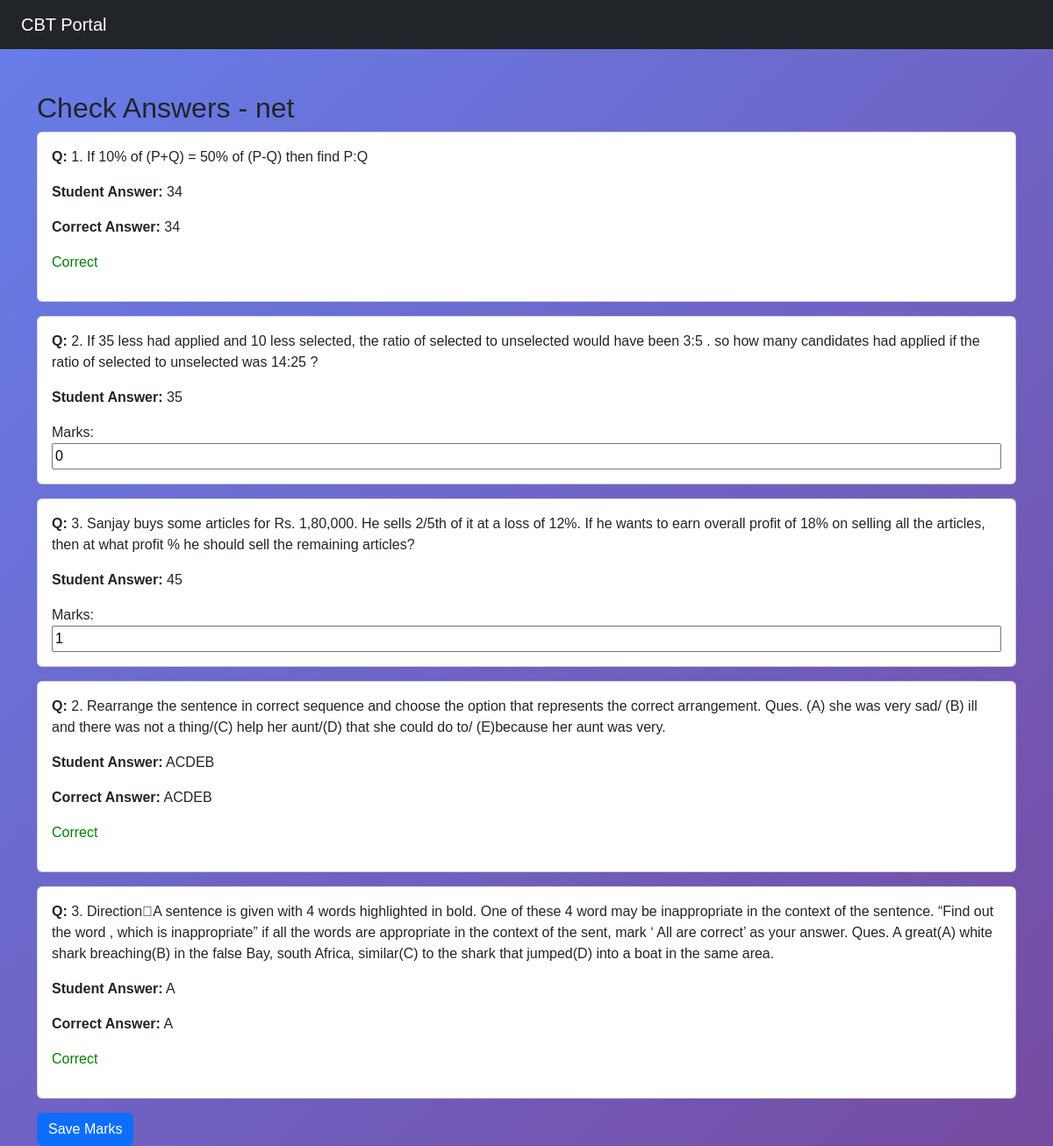
/check-response/11/, run on the app's committed database.
### exam/models.py (models this page shows, shortened)
class Student(models.Model):
    name =models.CharField(max_length=100)
    email = models.EmailField(unique=True)
    password = models.CharField(max_length=100)
    role = models.CharField(max_length=10,default='student')    #ye real admin and student jaisa wesite bnayega
    payment_status = models.BooleanField(default=False)
    payment_date = models.DateTimeField(null=True, blank=True)
    payment_proof = models.ImageField(upload_to='payments/',null=True, blank=True) # student payment ka screenshot upload krega jisse payment proff hoga
    result_published = models.BooleanField(default=False)  #ye redult ko published krega

class Response(models.Model):
    student = models.ForeignKey(Student, on_delete=models.CASCADE)
    question= models.ForeignKey(Question, on_delete=models.CASCADE)
    selected_option = models.CharField(max_length=10,blank=True, null=True) #ye MCQ ke liye hai
    answer_text = models.TextField(null=True,blank=True) #ab ye subjective ke liye ho gyi hai
    marks = models.IntegerField(null=True,blank=True)

class Question(models.Model):
    QUESTION_TYPES = (
        ('MCQ', 'MCQ'),
        ('SUBJECTIVE', 'Subjective'),
    )
    question_text = models.TextField()
    question_type = models.CharField(max_length=20, choices= QUESTION_TYPES)
    option1 = models.CharField(max_length=200,blank=True, null=True)
    option2 = models.CharField(max_length=200,blank=True, null=True)
    option3 = models.CharField(max_length=200,blank=True, null=True)
    option4 = models.CharField(max_length=200,blank=True, null=True)
    correct_answer = models.CharField(max_length=200,blank=True, null=True)

### exam/views.py (the view, shortened to what this page needs)
# urls.py: path('check-response/<int:student_id>/', views.check_response, name='check_response'),
def check_response(request, student_id):
    student = Student.objects.get(id=student_id)
    responses = Response.objects.filter(student=student)
    return render(request,'check_response.html',{'student': student, 'responses': responses})

### exam/templates/check_response.html (shortened to what this page needs)
{% extends 'base.html' %}
{% block content %}
<h2>Check Answers - {{ student.name }}</h2>
<form method="POST">
    {% for res in responses %}
        <div class="card p-3 mb-3">
            <p><b>Q:</b> {{ res.question.question_text }}</p>
            {% if res.question.question_type == 'MCQ' %}
                <p><b>Student Answer:</b> {{ res.selected_option }}</p>
                <p><b>Correct Answer:</b> {{ res.question.correct_answer }}</p>
                {% if res.selected_option == res.question.correct_answer %}
                    <p style="color:green;">Correct</p>
                {% else %}
                    <p style="color:red;">Wrong</p>
                {% endif %}
            {% else %}
                <p><b>Student Answer:</b> {{ res.answer_text }}</p>
                <label>Marks:</label>
                <input type="number" name="marks_{{ res.id }}" value="{{ res.marks|default:0 }}">
            {% endif %}
        </div>
    {% endfor %}
    <button class="btn btn-primary">Save Marks</button>
</form>
{% endblock %}

### exam/templates/base.html (shortened to what this page needs)
<!DOCTYPE html>
<html>
<head>
    <link href="https://cdn.jsdelivr.net/npm/bootstrap@5.3.0/dist/css/bootstrap.min.css" rel="stylesheet">
</head>
<body>
<nav class="navbar navbar-dark bg-dark px-4">
    <span class="navbar-brand"> CBT Portal</span>
</nav>
<div class="container mt-5">
    {% block content %}{% endblock %}
</div>
</body>
</html>

### exam/templates/base.html (style rules this page uses)
body { background: linear-gradient(135deg, #667eea, #764ba2); min-height: 100vh; font-family: 'Poppins', sans-serif; }

### data on the page
Student: name "net"
Response: question.question_text "1. If 10% of (P+Q) = 50% of (P-Q) then find P:Q", selected_option "34", question.correct_answer "34", shows "Correct"
Response: question.question_text "2. If 35 less had applied and 10 less selected, the ratio of selected to unselected would have been 3:5 . so how many candidates had applied if the ratio of selected to unselected was 14:25 ?", answer_text "35", marks "0"
Response: question.question_text "3. Sanjay buys some articles for Rs. 1,80,000. He sells 2/5th of it at a loss of 12%. If he wants to earn overall profit of 18% on selling all the articles, then at what profit % he should sell the remaining articles?", answer_text "45", marks "1"
Response: question.question_text "2. Rearrange the sentence in correct sequence and choose the option that represents the correct arrangement. Ques. (A) she was very sad/ (B) ill and there was not a thing/(C) help her aunt/(D) that she could do to/ (E)because her aunt was very.", selected_option "ACDEB", question.correct_answer "ACDEB", shows "Correct"
Response: question.question_text "3. DirectionA sentence is given with 4 words highlighted in bold. One of these 4 word may be inappropriate in the context of the sentence. “Find out the word , which is inappropriate” if all the words are appropriate in the context of the sent, mark ‘ All are correct’ as your answer. Ques. A great(A) white shark breaching(B) in the false Bay, south Africa, similar(C) to the shark that jumped(D) into a boat in the same area.", selected_option "A", question.correct_answer "A", shows "Correct"
